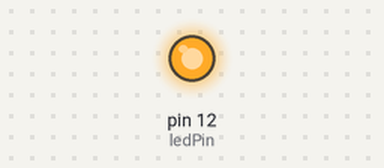
Simulated run of this sketch. Board: Arduino Uno, built with avr-gcc and run on an emulated ATmega328P. On the bench: output pins drawn as LEDs (lit = HIGH).

Above: at 1.71 s.
At 18.7 s:
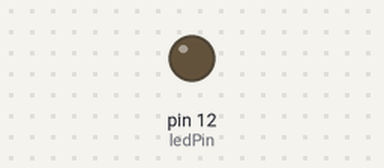
Timing chart, 0 to 25.0 s (numbered marks = the images above):
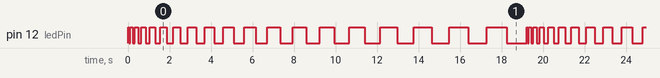

The sketch:

3b.ino
```cpp
//
// Oppgave 3 b)
//

// Static pins
const int ledPin = 12;


// Static values
const int startVal = 5;
const int endVal = 1000;
const int stepVal = 50;

void setup() {
  pinMode(ledPin, OUTPUT);
}

void loop() {
  int time = startVal;
  while (time < endVal){
    digitalWrite(ledPin, HIGH);
    delay(time);
    digitalWrite(ledPin, LOW);
    delay(time);
    time += stepVal;
  }

}
```

Measured:
- by itself, pin 12 (ledPin): moves between LOW and HIGH, repeating every 19.2 s
- by itself, everything shown: repeats every 19.2 s, in 38 steps
